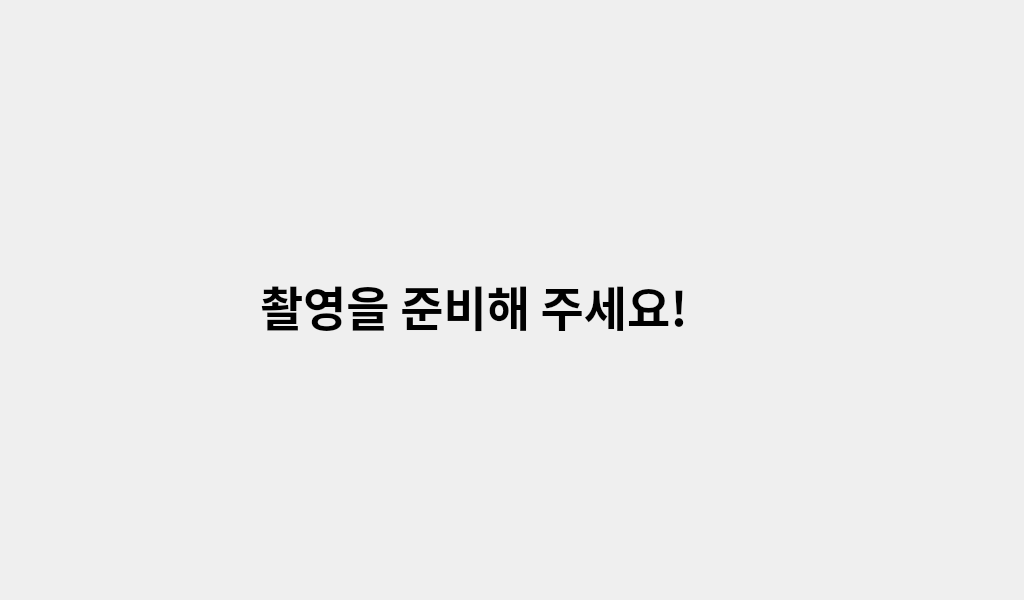
<?xml version="1.0" encoding="UTF-8"?>
<ui version="4.0">
 <class>Form</class>
 <widget class="QWidget" name="Form">
  <property name="geometry">
   <rect>
    <x>0</x>
    <y>0</y>
    <width>1024</width>
    <height>600</height>
   </rect>
  </property>
  <property name="windowTitle">
   <string>Form</string>
  </property>
  <widget class="QLabel" name="label">
   <property name="geometry">
    <rect>
     <x>260</x>
     <y>260</y>
     <width>501</width>
     <height>91</height>
    </rect>
   </property>
   <property name="font">
    <font>
     <family>휴먼편지체</family>
     <pointsize>35</pointsize>
     <weight>75</weight>
     <bold>true</bold>
    </font>
   </property>
   <property name="text">
    <string>촬영을 준비해 주세요!</string>
   </property>
  </widget>
 </widget>
 <resources>
  <include location="image.qrc"/>
 </resources>
 <connections/>
</ui>
